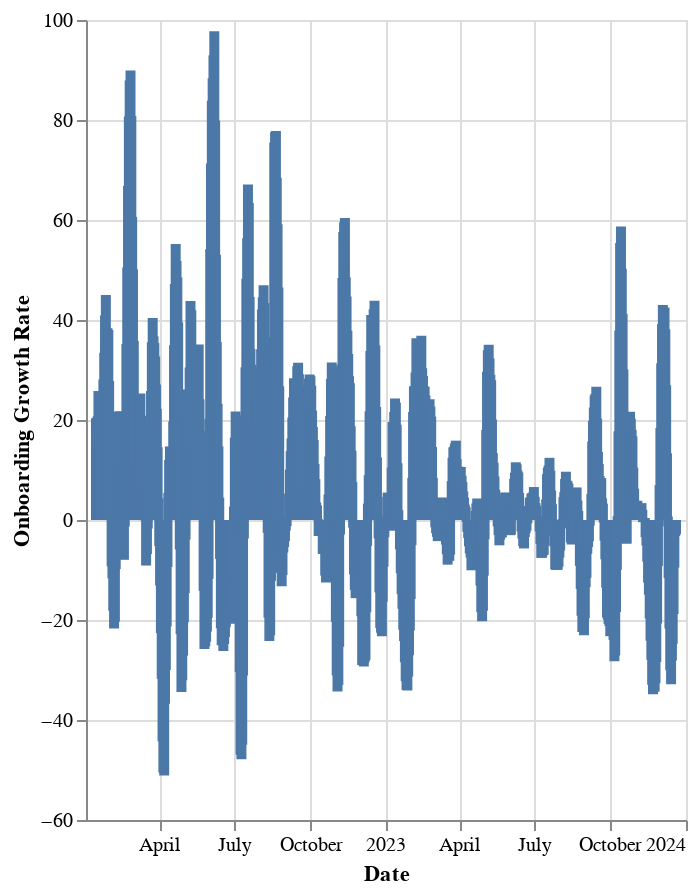

Write notebook code for a chart like this one.
### Markdown cell above
### Onboarding Growth Rate (7 Day Rolling Average)

### Code cell
# | output: true

df["growth_rate"] = df["onboarded_tibs"].pct_change(periods=7).rolling(7).mean() * 100
recent_df = df[df["date"] > "2022-01-01"]

alt.Chart(recent_df).mark_bar().encode(
    x=alt.X("date:T", title="Date"),
    y=alt.Y("growth_rate:Q", title="Onboarding Growth Rate"),
    tooltip=[
        alt.Tooltip("date:T", title="Date"),
        alt.Tooltip("growth_rate:Q", title="Onboarding Growth Rate"),
    ],
).properties(
    width="container",
    height=400,
)

### Figure 1 — Vega-Lite specification as saved in the notebook (floating-point values rounded to 4 significant figures; data arrays with more than 128 entries replaced by an {"elided": "..."} marker saying what was removed)
{"usermeta": {"embedOptions": {"theme": "powerbi"}}, "config": {"view": {"continuousWidth": 300, "continuousHeight": 300}}, "data": {"name": "data-54ddb3246c6f57b91e94a00343fb9f66"}, "mark": {"type": "bar"}, "encoding": {"tooltip": [{"field": "date", "title": "Date", "type": "temporal"}, {"field": "growth_rate", "title": "Onboarding Growth Rate", "type": "quantitative"}], "x": {"field": "date", "title": "Date", "type": "temporal"}, "y": {"field": "growth_rate", "title": "Onboarding Growth Rate", "type": "quantitative"}}, "height": 400, "width": "container", "$schema": "https://vega.github.io/schema/vega-lite/v5.16.3.json", "datasets": {"data-54ddb3246c6f57b91e94a00343fb9f66": {"elided": "719 records"}}}
